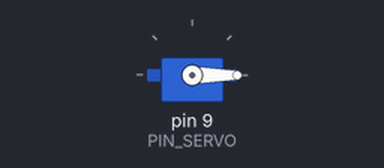
The sketch below on a simulated Arduino Uno, built with avr-gcc and run on an emulated ATmega328P. Shown: servo. What the sketch prints to the serial monitor is not drawn.

Above: at 0.05 s.
At 2.5 s:
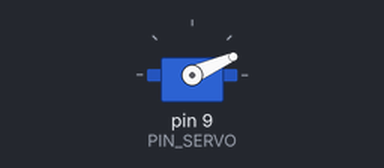
At 5.0 s:
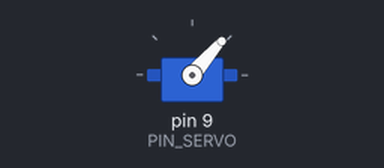
At 10.0 s:
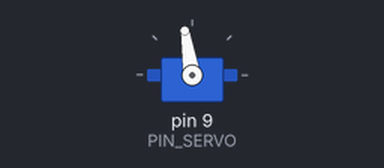
Timing chart, 0 to 13.0 s (numbered marks = the images above):
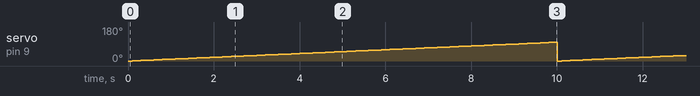

The sketch:

servo.ino
```cpp
#include<Servo.h>

#define PIN_SERVO 9

Servo servo;

void setup(){
	Serial.begin(9600);
	Serial.println("setup");
	servo.attach(PIN_SERVO);
}

void loop(){
	Serial.println("loop");

	for(size_t i=0;i<100;i++){
		servo.write(i);
		delay(100);
	}
}
```

Measured:
- by itself, servo on pin 9 (PIN_SERVO): ramps from 0° to 99° and jumps back, once every 10.0 s
